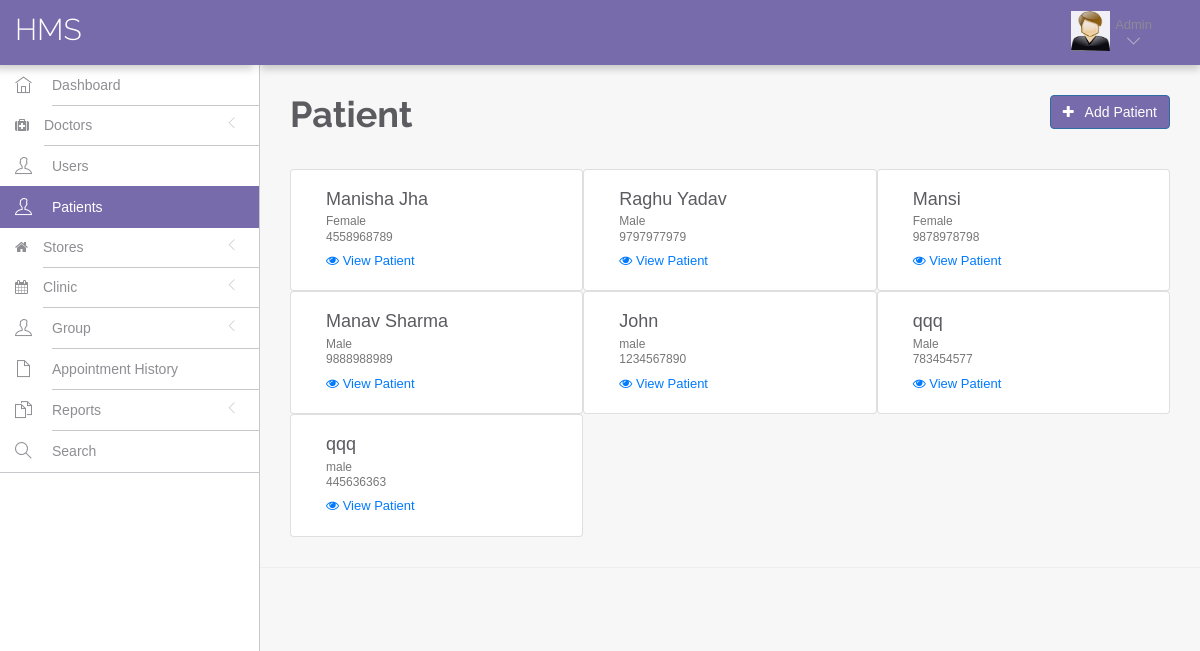
The page /hms/admin/dashboard.php?page=managePatient on the database its author committed.
### tables this page shows
CREATE TABLE `tblpatient` (
  `ID` int(10) NOT NULL,
  `Docid` int(10) DEFAULT NULL,
  `PatientName` varchar(200) DEFAULT NULL,
  `PatientContno` bigint(10) DEFAULT NULL,
  `PatientEmail` varchar(200) DEFAULT NULL,
  `PatientGender` varchar(50) DEFAULT NULL,
  `PatientAdd` mediumtext,
  `PatientAge` int(10) DEFAULT NULL,
  `PatientMedhis` mediumtext,
  `CreationDate` timestamp NULL DEFAULT CURRENT_TIMESTAMP,
  `UpdationDate` timestamp NULL DEFAULT NULL ON UPDATE CURRENT_TIMESTAMP
);

### hms/admin/include/page/managePatient.php (the view, shortened to what this page needs)
<div class="row mb-4">
	<div class="col-md-8 text-left">
	<h1><b>Patient</b></h1>
	</div>
	<div class="col-md-4 text-right">
		<button type="button" data-toggle="modal" data-target="#myModal" class="btn btn-o btn-primary btn-purple"><i class="fa fa-plus" aria-hidden="true"></i>&nbsp;&nbsp; Add Patient</button>
	</div>
</div>
<div class="mt-1">
		<?php
            $sql=mysqli_query($con, "SELECT * FROM tblpatient");
            while($row = mysqli_fetch_array($sql)) {
        ?>
			<div class="card col-md-4">
				<div class="card-body">
					<h4 class="card-title"><?php echo $row['PatientName']; ?></h4>
					<h6 class="card-subtitle mb-2 text-muted"><?php echo $row['PatientGender']; ?></h6>
					<h6 class="card-subtitle mb-2 text-muted"><?php echo $row['PatientContno']; ?></h6>
					<a href="dashboard.php?page=viewPatient&viewid=<?php echo $row['ID']; ?>"><i class="fa fa-eye"></i> View Patient</a>
				</div>
			</div>
		<?php
            }
        ?>
</div>

### hms/assets/css/styles.css (style rules this page uses)
html, body { height: 100%; width: 100%; }
html { font-size: 100%; }
body { color: #8e8e93; direction: ltr; overflow-x: hidden; height: 100%; font-family: Helvetica, Arial, sans-serif; font-size: 13px; padding: 0; margin: 0; background: #f7f7f8; -webkit-font-smoothing: antialiased !important; }
.btn-purple { background: #776bab !important; color: #fff !important; }
a, a:focus, a:hover, a:active { outline: 0 !important; text-decoration: none !important; cursor: pointer; }
button { outline: 0 !important; }
a { color: #007AFF; }
h1, h2 { font-family: "Raleway", sans-serif; }
h3, h4, h5 { font-family: Helvetica, Arial, sans-serif; }
h1, h2, h3, h4, h5 { font-weight: 300; margin-top: 0; color: #5b5b60; }

### rows shown on the page
tblpatient: PatientName "Manisha Jha", PatientGender "Female", PatientContno "4558968789"
tblpatient: PatientName "Raghu Yadav", PatientGender "Male", PatientContno "9797977979"
tblpatient: PatientName "Mansi", PatientGender "Female", PatientContno "9878978798"
tblpatient: PatientName "Manav Sharma", PatientGender "Male", PatientContno "9888988989"
tblpatient: PatientName "John", PatientGender "male", PatientContno "1234567890"
tblpatient: PatientName "qqq", PatientGender "Male", PatientContno "783454577"
tblpatient: PatientName "qqq", PatientGender "male", PatientContno "445636363"
